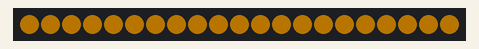
Simulated run of this sketch. Board: Arduino Uno, built with avr-gcc and run on an emulated ATmega328P. On the bench: 21 RGB LEDs in strip order, left to right. Dim RGB values are drawn brighter than linear.

Above: at 5.1 s.
At 14.05 s:
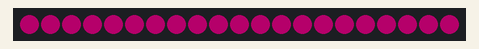

Measured:
- by itself, everything shown: repeats every 12.8 s, in 250 steps

The sketch:

Ex3-smoothshift.ino
```cpp
#include "FastLED.h"
#include <elapsedMillis.h>

/*
 * This program linearly maps the range of possible hues (0-255)
 * onto your neopixel strip.
 */

#if FASTLED_VERSION < 3001000
#error "Requires FastLED 3.1 or later; check github for latest code."
#endif

#define DATA_PIN    7      // Set this to whatever Arduino pin DIN is connected to
//#define CLK_PIN   4
#define LED_TYPE    WS2812  // This is the type of chip inside of our addressable LED Strip
#define COLOR_ORDER GRB     // Neopixels apparently like commands sent in "GRB" order, so we specify this so we can still write in "RGB" order
#define NUM_LEDS    21     // Set this to the number of LED "pixels" in your strip
#define BRIGHTNESS  100      // This is the initial brightness (max value is 255)


CRGB leds[NUM_LEDS]; // this initializes the array containing all of the LEDs

elapsedMillis timer0; // declare timer variable for loop timing
int tempHue = 0;

void setup() { // setup code should be the same for nearly every FastLED program
  delay(3000); // 3 second delay for recovery

  // tell FastLED about the LED strip configuration
  FastLED.addLeds<LED_TYPE,DATA_PIN,COLOR_ORDER>(leds, NUM_LEDS)
    .setCorrection(TypicalLEDStrip)
    .setDither(BRIGHTNESS < 255);

  // set master brightness control
  FastLED.setBrightness(BRIGHTNESS);
}


void loop()
{
  timer0 = 0;
  FastLED.clear(); // clears any previous values written to the pixels

  for (int i=0; i<NUM_LEDS; i++) { // iterate through all pixels
    leds[i] = CHSV(tempHue, 255, 255); // CHSV(hue, saturation, value)
  }

  tempHue++;
  if (tempHue >= 256) { // keep tempHue within the range 0-255
    tempHue = 0;       // however, a hue value of 256 is equivalent to a value of 0
  }

  FastLED.show();  // turns on all of the pixels with whatever settings you instructed
  while(timer0 < 50) {} // different way of doing a 50 ms delay
}
```
